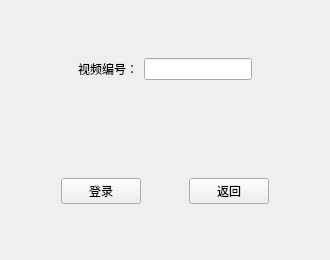
<?xml version="1.0" encoding="UTF-8"?>
<ui version="4.0">
 <class>vediologin</class>
 <widget class="QWidget" name="vediologin">
  <property name="geometry">
   <rect>
    <x>0</x>
    <y>0</y>
    <width>330</width>
    <height>260</height>
   </rect>
  </property>
  <property name="windowTitle">
   <string>Form</string>
  </property>
  <layout class="QVBoxLayout" name="verticalLayout">
   <item>
    <widget class="QWidget" name="widget" native="true">
     <layout class="QHBoxLayout" name="horizontalLayout">
      <item>
       <spacer name="horizontalSpacer_3">
        <property name="orientation">
         <enum>Qt::Horizontal</enum>
        </property>
        <property name="sizeHint" stdset="0">
         <size>
          <width>40</width>
          <height>20</height>
         </size>
        </property>
       </spacer>
      </item>
      <item>
       <widget class="QLabel" name="label">
        <property name="text">
         <string>视频编号：</string>
        </property>
       </widget>
      </item>
      <item>
       <widget class="QLineEdit" name="lineEdit"/>
      </item>
      <item>
       <spacer name="horizontalSpacer_4">
        <property name="orientation">
         <enum>Qt::Horizontal</enum>
        </property>
        <property name="sizeHint" stdset="0">
         <size>
          <width>40</width>
          <height>20</height>
         </size>
        </property>
       </spacer>
      </item>
     </layout>
    </widget>
   </item>
   <item>
    <widget class="QWidget" name="widget_2" native="true">
     <layout class="QHBoxLayout" name="horizontalLayout_2">
      <item>
       <spacer name="horizontalSpacer">
        <property name="orientation">
         <enum>Qt::Horizontal</enum>
        </property>
        <property name="sizeHint" stdset="0">
         <size>
          <width>40</width>
          <height>20</height>
         </size>
        </property>
       </spacer>
      </item>
      <item>
       <widget class="QPushButton" name="login">
        <property name="text">
         <string>登录</string>
        </property>
       </widget>
      </item>
      <item>
       <spacer name="horizontalSpacer_5">
        <property name="orientation">
         <enum>Qt::Horizontal</enum>
        </property>
        <property name="sizeHint" stdset="0">
         <size>
          <width>40</width>
          <height>20</height>
         </size>
        </property>
       </spacer>
      </item>
      <item>
       <widget class="QPushButton" name="back">
        <property name="text">
         <string>返回</string>
        </property>
       </widget>
      </item>
      <item>
       <spacer name="horizontalSpacer_2">
        <property name="orientation">
         <enum>Qt::Horizontal</enum>
        </property>
        <property name="sizeHint" stdset="0">
         <size>
          <width>40</width>
          <height>20</height>
         </size>
        </property>
       </spacer>
      </item>
     </layout>
    </widget>
   </item>
  </layout>
 </widget>
 <resources/>
 <connections>
  <connection>
   <sender>login</sender>
   <signal>clicked()</signal>
   <receiver>vediologin</receiver>
   <slot>raise()</slot>
   <hints>
    <hint type="sourcelabel">
     <x>99</x>
     <y>190</y>
    </hint>
    <hint type="destinationlabel">
     <x>164</x>
     <y>129</y>
    </hint>
   </hints>
  </connection>
  <connection>
   <sender>back</sender>
   <signal>clicked()</signal>
   <receiver>vediologin</receiver>
   <slot>raise()</slot>
   <hints>
    <hint type="sourcelabel">
     <x>230</x>
     <y>190</y>
    </hint>
    <hint type="destinationlabel">
     <x>164</x>
     <y>129</y>
    </hint>
   </hints>
  </connection>
 </connections>
</ui>
